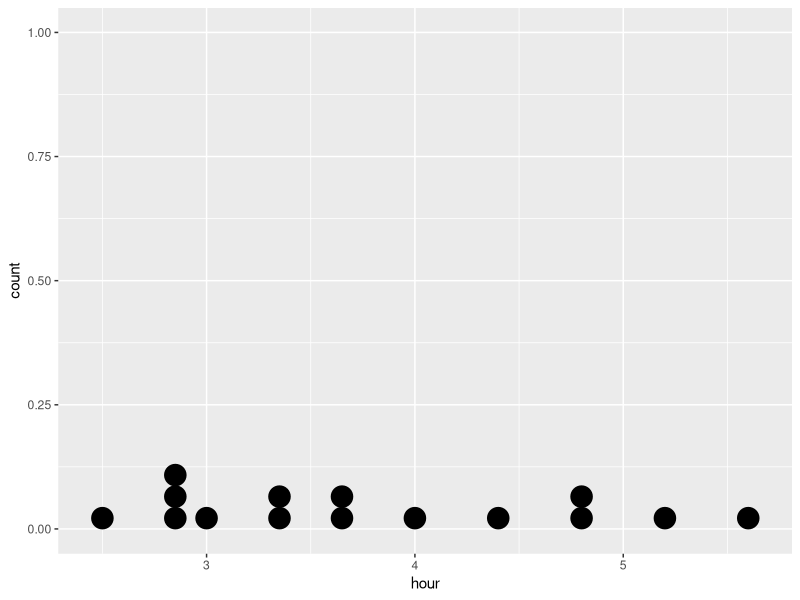

Recreate this plot in R.
library(tidyverse)

drying_time <- read_tsv("Chapter01/Ex01.01.txt")

# We didn't bother with "trimmed mean" but here it is anyway.
drying_time %>% 
  summarise(n(), mean(hour), median(hour), mean(hour, trim = 0.2))

# A dotplot is a not-too-bad plot that puts the data on the real line. Here's
# how to make one in R with ggplot2.

drying_time %>% 
  ggplot(aes(x=hour)) + geom_dotplot()
